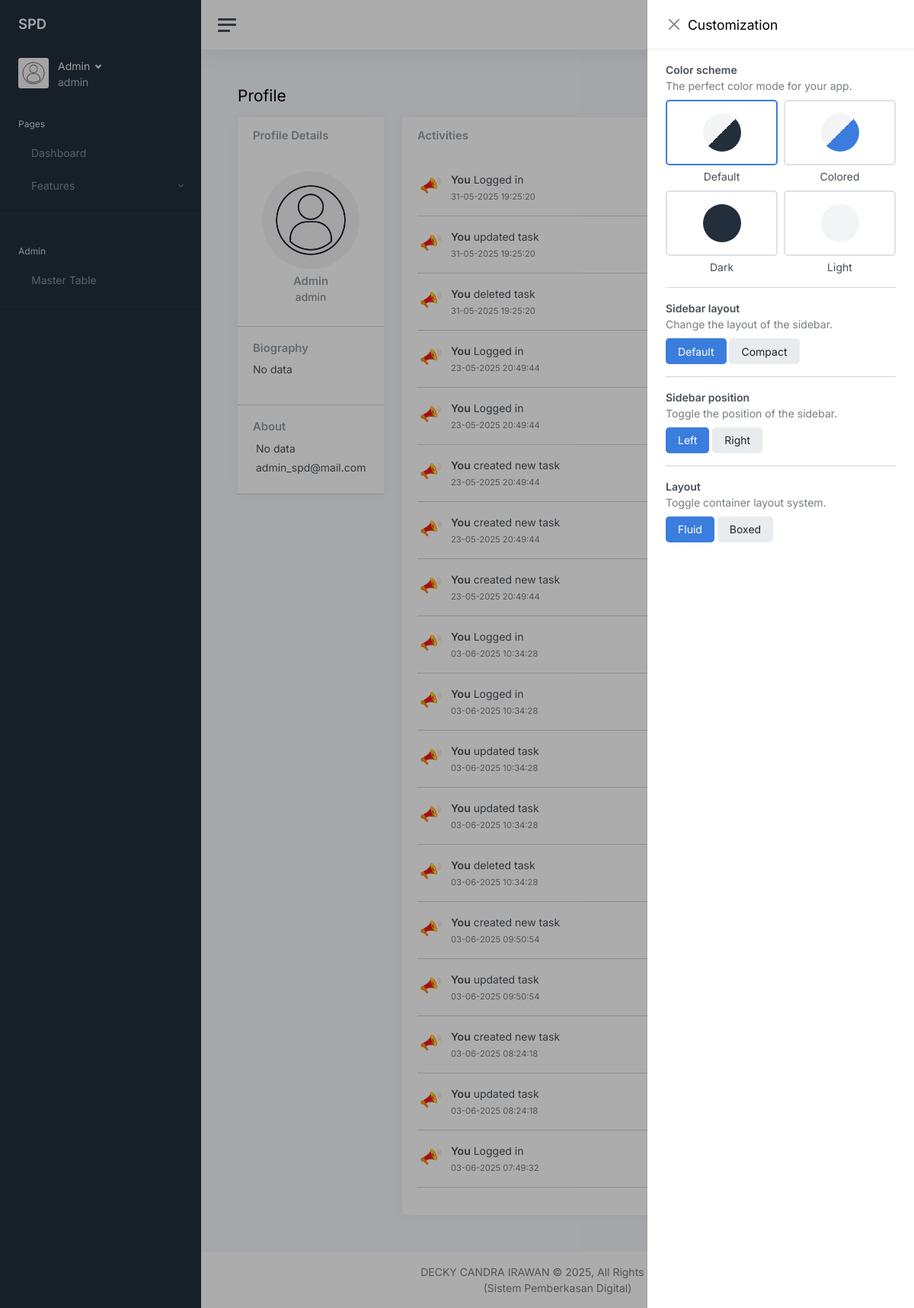
The page /profile (signed in) on the database as committed earlier.
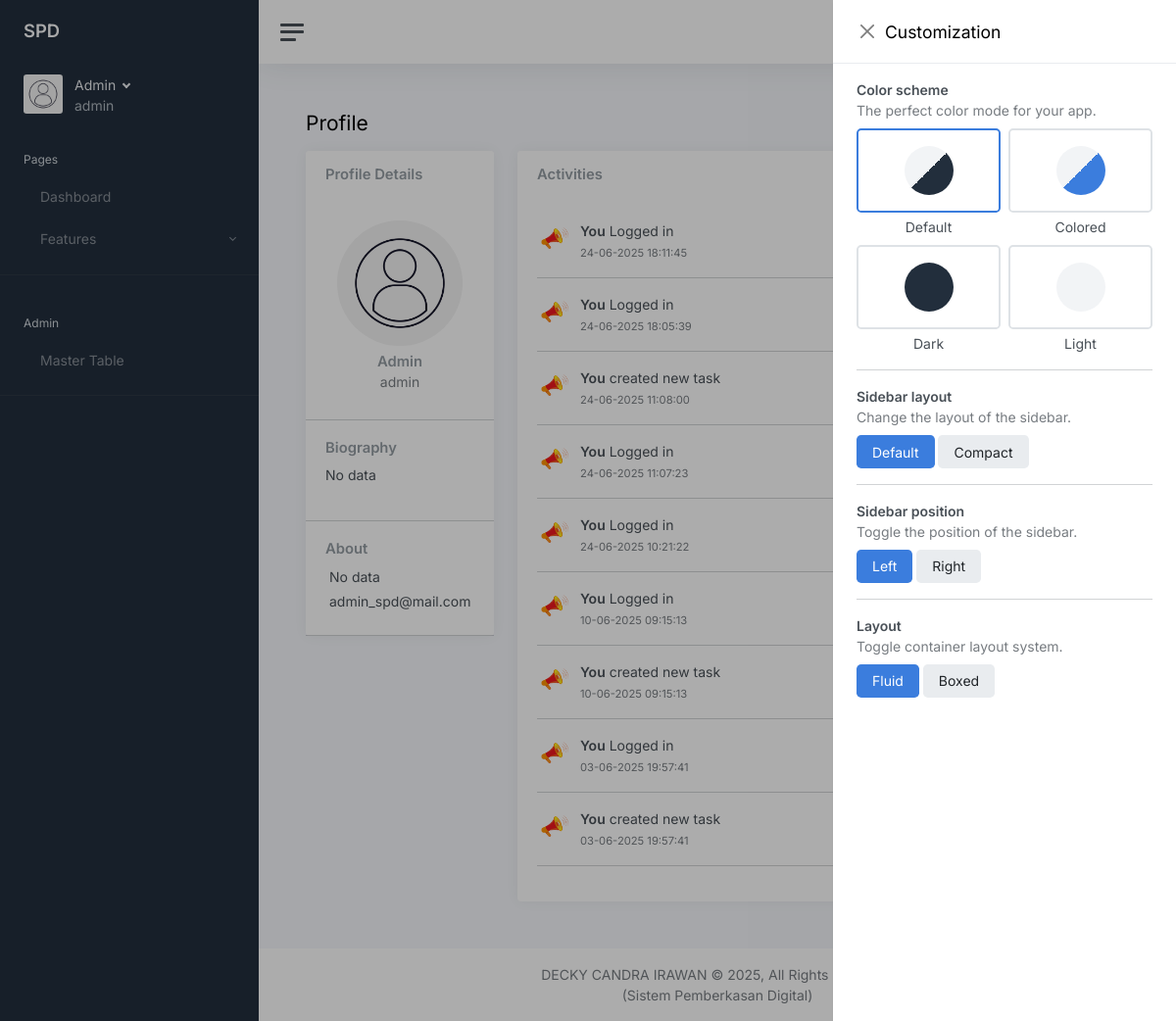
The same page on the database as committed later.
### tables this page shows
CREATE TABLE activities (
                    id INTEGER PRIMARY KEY,
                    activity_name TEXT,
                    created_at TIMESTAMP DEFAULT CURRENT_TIMESTAMP,
                    user_id INTEGER REFERENCES users (id) ON DELETE NO ACTION ON UPDATE NO ACTION
                    );

### controllers/views.py (the view)
@views_blueprint.route('/profile', methods=['GET', 'POST'])
@login_required
def profile():
    if request.method == 'GET':
        session['csrf_token'] = secrets.token_hex(16)
    activities_log = get_activity()
    return render_template('profile.html', current_user=current_user, activities_log=activities_log)

### app.py (called while the page is built)
@login_manager.user_loader
def load_user(user_id):
    with get_db() as db:
        user = db.execute('SELECT * FROM users WHERE id = ?', (user_id,)).fetchone()
        return User({key: user[key] for key in user.keys()}) if user else None

@app.template_filter('truncate_word')
def truncate_word(s, length=10):
    return s[:length] + '...' if len(s) > length else s

### controllers/helpers/database.py (called while the page is built)
def get_db():
    conn = sqlite3.connect(DATABASE)
    conn.row_factory = sqlite3.Row
    return conn

### controllers/log_activity.py (called while the page is built)
def get_activity():
    processed_row = []
    sql = f"SELECT * FROM activities WHERE user_id = {current_user.id} ORDER BY created_at DESC;"
    try:
        with get_db() as db:
            activity = db.execute(sql).fetchall()
        db.commit()
    except Exception as e:
        print(e)
    for i in activity:
        dt = datetime.strptime(i[2], "%d-%m-%Y %H:%M:%S")
        new_row = i[0],i[1],dt.strftime("%d-%m-%Y %H:%M:%S"),i[3]
        processed_row.append(new_row)
    return processed_row

### templates/profile.html (shortened to what this page needs)
{% include "partials/main_head.html" %} {% include "partials/alert.html" %}
<main class="content">
    <div class="container-fluid p-0">
        <div class="mb-3">
            <h1 class="h3 d-inline align-middle">Profile</h1>
        </div>
        <div class="row">
            <div class="col-md-4 col-xl-3">
                <div class="card mb-3">
                    <div class="card-header">
                        <h5 class="card-title mb-0">Profile Details</h5>
                    </div>
                    <div class="card-body text-center">
                        <img
                            src="{{ url_for('static', filename='uploads/avatars/'+(current_user.profile_pict or 'default.jpg'))}}"
                            alt=""
                            class="img-fluid rounded-circle mb-2"
                            width="128"
                            height="128"
                        >
                        <h5 class="card-title mb-0">{{current_user.name}}</h5>
                        <div class="text-muted mb-2">{{current_user.role}}</div>
                    </div>
                    <hr class="my-0">
                    <div class="card-body">
                        <h5 class="h6 card-title">Biography</h5>
                        <p>{{current_user.biography or 'No data'}}</p>
                    </div>
                    <hr class="my-0">
                    <div class="card-body">
                        <h5 class="h6 card-title">About</h5>
                        <ul class="list-unstyled mb-0">
                            <li class="mb-1">
                                {{current_user.phone_number or 'No data'}}
                            </li>
                            <li class="mb-1">
                                {{current_user.email or 'No data'}}
                            </li>
                        </ul>
                    </div>
                    <hr class="my-0">
                </div>
            </div>
            <div class="col-md-8 col-xl-9">
                <div class="card">
                    <div class="card-header">
                        <h5 class="card-title mb-0">Activities</h5>
                    </div>
                    <div class="card-body h-100">
                        {% for item in activities_log %}
                        <div class="d-flex align-items-start">
                            <img
                                src="{{ url_for('static', filename='images/components/speaker.png')}}"
                                width="36"
                                height="36"
                                class="rounded-circle me-2"
                                alt="Speaker"
                            >
                            <div class="flex-grow-1">
                                <strong>You</strong>
                                {{item[1]}}
                                <br>
                                <small class="text-muted">{{item[2]}}</small>
                                <br>
                            </div>
                        </div>
                        <hr>
                        {% endfor %}
                    </div>
                </div>
            </div>
        </div>
    </div>
</main>
{% include "partials/main_foot.html" %}

Rows that differ between the two databases and show on the page:
no longer on this page (row edited): activities: activity_name "updated task", created_at "31-05-2025 19:25:20"
no longer on this page (row edited): activities: activity_name "created new task", created_at "23-05-2025 20:49:44"
no longer on this page (row edited): activities: activity_name "created new task", created_at "23-05-2025 20:49:44"
removed activities: activity_name "Logged in", created_at "03-06-2025 10:34:28"
removed activities: activity_name "Logged in", created_at "03-06-2025 10:34:28"
removed activities: activity_name "updated task", created_at "03-06-2025 10:34:28"
removed activities: activity_name "updated task", created_at "03-06-2025 10:34:28"
removed activities: activity_name "deleted task", created_at "03-06-2025 10:34:28"
removed activities: activity_name "created new task", created_at "03-06-2025 09:50:54"
removed activities: activity_name "updated task", created_at "03-06-2025 09:50:54"
removed activities: activity_name "updated task", created_at "03-06-2025 08:24:18"
changed activities (number 1 of 9 on the later page): activity_name "created new task" → "Logged in"; created_at "03-06-2025 08:24:18" → "24-06-2025 18:11:45"; moves up the list
changed activities (number 2 of 9 on the later page): created_at "03-06-2025 07:49:32" → "24-06-2025 18:05:39"; moves up the list
changed activities (number 3 of 9 on the later page): activity_name "deleted task" → "created new task"; created_at "31-05-2025 19:25:20" → "24-06-2025 11:08:00"; moves down the list
now on this page (row edited): activities: activity_name "Logged in", created_at "24-06-2025 11:07:23"
changed activities (number 5 of 9 on the later page): created_at "31-05-2025 19:25:20" → "24-06-2025 10:21:22"
now on this page (row edited): activities: activity_name "Logged in", created_at "10-06-2025 09:15:13"
changed activities (number 7 of 9 on the later page): created_at "23-05-2025 20:49:44" → "10-06-2025 09:15:13"; moves down the list
changed activities (number 8 of 9 on the later page): created_at "23-05-2025 20:49:44" → "03-06-2025 19:57:41"
changed activities (number 9 of 9 on the later page): activity_name "Logged in" → "created new task"; created_at "23-05-2025 20:49:44" → "03-06-2025 19:57:41"
